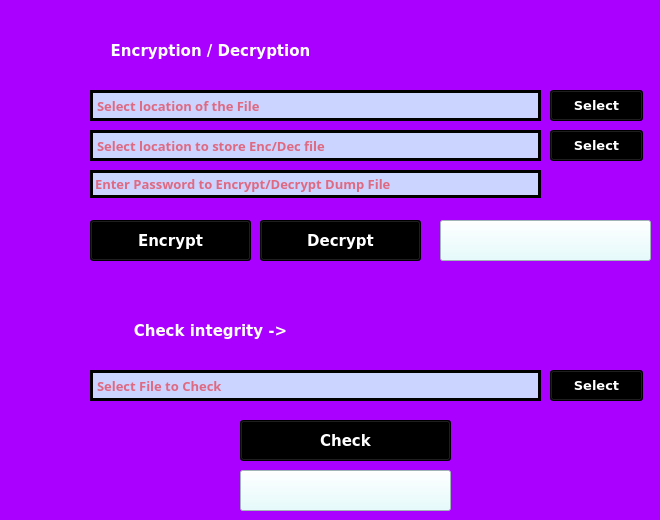
            <widget class="QWidget" name="checkpage">
             <property name="styleSheet">
              <string notr="true">background-color: rgb(170, 0, 255);</string>
             </property>
             <widget class="QTextEdit" name="dumploc_2">
              <property name="geometry">
               <rect>
                <x>90</x>
                <y>90</y>
                <width>451</width>
                <height>31</height>
               </rect>
              </property>
              <property name="font">
               <font>
                <family>inherit</family>
                <pointsize>10</pointsize>
                <bold>true</bold>
               </font>
              </property>
              <property name="acceptDrops">
               <bool>false</bool>
              </property>
              <property name="styleSheet">
               <string notr="true">color: rgb(241, 0, 4);
background-color: rgb(203, 211, 255);

border:3px solid;
border-radius:20px;


font-family: inherit;
</string>
              </property>
              <property name="html">
               <string>&lt;!DOCTYPE HTML PUBLIC &quot;-//W3C//DTD HTML 4.0//EN&quot; &quot;http://www.w3.org/TR/REC-html40/strict.dtd&quot;&gt;
&lt;html&gt;&lt;head&gt;&lt;meta name=&quot;qrichtext&quot; content=&quot;1&quot; /&gt;&lt;meta charset=&quot;utf-8&quot; /&gt;&lt;style type=&quot;text/css&quot;&gt;
p, li { white-space: pre-wrap; }
hr { height: 1px; border-width: 0; }
li.unchecked::marker { content: &quot;\2610&quot;; }
li.checked::marker { content: &quot;\2612&quot;; }
&lt;/style&gt;&lt;/head&gt;&lt;body style=&quot; font-family:'inherit'; font-size:10pt; font-weight:700; font-style:normal;&quot;&gt;
&lt;p style=&quot;-qt-paragraph-type:empty; margin-top:0px; margin-bottom:0px; margin-left:0px; margin-right:0px; -qt-block-indent:0; text-indent:0px; font-family:'MS Shell Dlg 2'; font-size:7.8pt; font-weight:400;&quot;&gt;&lt;br /&gt;&lt;/p&gt;&lt;/body&gt;&lt;/html&gt;</string>
              </property>
              <property name="placeholderText">
               <string>Select location of the File</string>
              </property>
             </widget>
             <widget class="QPushButton" name="selectfile">
              <property name="geometry">
               <rect>
                <x>550</x>
                <y>90</y>
                <width>93</width>
                <height>31</height>
               </rect>
              </property>
              <property name="font">
               <font>
                <family>Verdana</family>
                <pointsize>10</pointsize>
                <bold>true</bold>
               </font>
              </property>
              <property name="styleSheet">
               <string notr="true">color: rgb(255, 255, 255);
background-color: rgb(0, 0, 0);</string>
              </property>
              <property name="text">
               <string>Select</string>
              </property>
             </widget>
             <widget class="QPushButton" name="encbtn">
              <property name="enabled">
               <bool>true</bool>
              </property>
              <property name="geometry">
               <rect>
                <x>90</x>
                <y>220</y>
                <width>161</width>
                <height>41</height>
               </rect>
              </property>
              <property name="font">
               <font>
                <family>Verdana</family>
                <pointsize>11</pointsize>
                <bold>true</bold>
               </font>
              </property>
              <property name="styleSheet">
               <string notr="true">QPushButton{color: rgb(255, 255, 255);
background-color: rgb(0, 0, 0);}
QPushButton:disabled {
  
	background-color: rgb(95, 95, 95);
   
	
    }</string>
              </property>
              <property name="text">
               <string>Encrypt</string>
              </property>
             </widget>
             <widget class="QPushButton" name="decbtn">
              <property name="enabled">
               <bool>true</bool>
              </property>
              <property name="geometry">
               <rect>
                <x>260</x>
                <y>220</y>
                <width>161</width>
                <height>41</height>
               </rect>
              </property>
              <property name="font">
               <font>
                <family>Verdana</family>
                <pointsize>11</pointsize>
                <bold>true</bold>
               </font>
              </property>
              <property name="styleSheet">
               <string notr="true">QPushButton{color: rgb(255, 255, 255);
background-color: rgb(0, 0, 0);}
QPushButton:disabled {
  
	background-color: rgb(95, 95, 95);
   
	
    }</string>
              </property>
              <property name="text">
               <string>Decrypt</string>
              </property>
             </widget>
             <widget class="QPushButton" name="checkbtn">
              <property name="enabled">
               <bool>true</bool>
              </property>
              <property name="geometry">
               <rect>
                <x>240</x>
                <y>420</y>
                <width>211</width>
                <height>41</height>
               </rect>
              </property>
              <property name="font">
               <font>
                <family>Verdana</family>
                <pointsize>11</pointsize>
                <bold>true</bold>
               </font>
              </property>
              <property name="styleSheet">
               <string notr="true">QPushButton{color: rgb(255, 255, 255);
background-color: rgb(0, 0, 0);}
QPushButton:disabled {
  
	background-color: rgb(95, 95, 95);
   
	
    }</string>
              </property>
              <property name="text">
               <string>Check</string>
              </property>
             </widget>
             <widget class="QLineEdit" name="linepass">
              <property name="enabled">
               <bool>true</bool>
              </property>
              <property name="geometry">
               <rect>
                <x>90</x>
                <y>170</y>
                <width>451</width>
                <height>28</height>
               </rect>
              </property>
              <property name="font">
               <font>
                <family>inherit</family>
                <pointsize>10</pointsize>
                <bold>true</bold>
               </font>
              </property>
              <property name="accessibleDescription">
               <string>ss</string>
              </property>
              <property name="styleSheet">
               <string notr="true">QLineEdit{color: rgb(241, 0, 4);
background-color: rgb(203, 211, 255);

border:3px solid;
border-radius:20px;


font-family: inherit;}
QLineEdit: disabled {
    
	background-color: rgb(255, 0, 4);
}</string>
              </property>
              <property name="echoMode">
               <enum>QLineEdit::Password</enum>
              </property>
              <property name="placeholderText">
               <string>Enter Password to Encrypt/Decrypt Dump File</string>
              </property>
             </widget>
             <widget class="QTextEdit" name="dumploc_3">
              <property name="geometry">
               <rect>
                <x>90</x>
                <y>370</y>
                <width>451</width>
                <height>31</height>
               </rect>
              </property>
              <property name="font">
               <font>
                <family>inherit</family>
                <pointsize>10</pointsize>
                <bold>true</bold>
               </font>
              </property>
              <property name="acceptDrops">
               <bool>false</bool>
              </property>
              <property name="styleSheet">
               <string notr="true">color: rgb(241, 0, 4);
background-color: rgb(203, 211, 255);

border:3px solid;
border-radius:20px;


font-family: inherit;
</string>
              </property>
              <property name="html">
               <string>&lt;!DOCTYPE HTML PUBLIC &quot;-//W3C//DTD HTML 4.0//EN&quot; &quot;http://www.w3.org/TR/REC-html40/strict.dtd&quot;&gt;
&lt;html&gt;&lt;head&gt;&lt;meta name=&quot;qrichtext&quot; content=&quot;1&quot; /&gt;&lt;meta charset=&quot;utf-8&quot; /&gt;&lt;style type=&quot;text/css&quot;&gt;
p, li { white-space: pre-wrap; }
hr { height: 1px; border-width: 0; }
li.unchecked::marker { content: &quot;\2610&quot;; }
li.checked::marker { content: &quot;\2612&quot;; }
&lt;/style&gt;&lt;/head&gt;&lt;body style=&quot; font-family:'inherit'; font-size:10pt; font-weight:700; font-style:normal;&quot;&gt;
&lt;p style=&quot;-qt-paragraph-type:empty; margin-top:0px; margin-bottom:0px; margin-left:0px; margin-right:0px; -qt-block-indent:0; text-indent:0px; font-family:'MS Shell Dlg 2'; font-size:7.8pt; font-weight:400;&quot;&gt;&lt;br /&gt;&lt;/p&gt;&lt;/body&gt;&lt;/html&gt;</string>
              </property>
              <property name="placeholderText">
               <string>Select File to Check</string>
              </property>
             </widget>
             <widget class="QPushButton" name="checkselect">
              <property name="geometry">
               <rect>
                <x>550</x>
                <y>370</y>
                <width>93</width>
                <height>31</height>
               </rect>
              </property>
              <property name="font">
               <font>
                <family>Verdana</family>
                <pointsize>10</pointsize>
                <bold>true</bold>
               </font>
              </property>
              <property name="styleSheet">
               <string notr="true">color: rgb(255, 255, 255);
background-color: rgb(0, 0, 0);</string>
              </property>
              <property name="text">
               <string>Select</string>
              </property>
             </widget>
             <widget class="QPushButton" name="dumpbtn_5">
              <property name="enabled">
               <bool>true</bool>
              </property>
              <property name="geometry">
               <rect>
                <x>90</x>
                <y>310</y>
                <width>241</width>
                <height>41</height>
               </rect>
              </property>
              <property name="font">
               <font>
                <family>Verdana</family>
                <pointsize>11</pointsize>
                <bold>true</bold>
               </font>
              </property>
              <property name="styleSheet">
               <string notr="true">QPushButton{color: rgb(255, 255, 255);
	
	background-color: rgb(255, 0, 0);
}</string>
              </property>
              <property name="text">
               <string>Check integrity -&gt;</string>
              </property>
              <property name="flat">
               <bool>true</bool>
              </property>
             </widget>
             <widget class="QPushButton" name="dumpbtn_6">
              <property name="enabled">
               <bool>true</bool>
              </property>
              <property name="geometry">
               <rect>
                <x>90</x>
                <y>30</y>
                <width>241</width>
                <height>41</height>
               </rect>
              </property>
              <property name="font">
               <font>
                <family>Verdana</family>
                <pointsize>11</pointsize>
                <bold>true</bold>
               </font>
              </property>
              <property name="styleSheet">
               <string notr="true">QPushButton{color: rgb(255, 255, 255);
	
	background-color: rgb(255, 0, 0);
}</string>
              </property>
              <property name="text">
               <string>Encryption / Decryption</string>
              </property>
              <property name="flat">
               <bool>true</bool>
              </property>
             </widget>
             <widget class="QPushButton" name="checkbtn_2">
              <property name="enabled">
               <bool>true</bool>
              </property>
              <property name="geometry">
               <rect>
                <x>240</x>
                <y>470</y>
                <width>211</width>
                <height>41</height>
               </rect>
              </property>
              <property name="font">
               <font>
                <family>Verdana</family>
                <pointsize>11</pointsize>
                <bold>true</bold>
               </font>
              </property>
              <property name="styleSheet">
               <string notr="true">QPushButton{
	background-color: rgb(224, 253, 255);}
QPushButton:disabled {
  
	background-color: rgb(95, 95, 95);
   
	
    }</string>
              </property>
              <property name="text">
               <string/>
              </property>
             </widget>
             <widget class="QPushButton" name="checkbtn_3">
              <property name="enabled">
               <bool>true</bool>
              </property>
              <property name="geometry">
               <rect>
                <x>440</x>
                <y>220</y>
                <width>211</width>
                <height>41</height>
               </rect>
              </property>
              <property name="font">
               <font>
                <family>Verdana</family>
                <pointsize>11</pointsize>
                <bold>true</bold>
               </font>
              </property>
              <property name="styleSheet">
               <string notr="true">QPushButton{
	background-color: rgb(224, 253, 255);}
QPushButton:disabled {
  
	background-color: rgb(95, 95, 95);
   
	
    }</string>
              </property>
              <property name="text">
               <string/>
              </property>
             </widget>
             <widget class="QPushButton" name="selectfolder">
              <property name="geometry">
               <rect>
                <x>550</x>
                <y>130</y>
                <width>93</width>
                <height>31</height>
               </rect>
              </property>
              <property name="font">
               <font>
                <family>Verdana</family>
                <pointsize>10</pointsize>
                <bold>true</bold>
               </font>
              </property>
              <property name="styleSheet">
               <string notr="true">color: rgb(255, 255, 255);
background-color: rgb(0, 0, 0);</string>
              </property>
              <property name="text">
               <string>Select</string>
              </property>
             </widget>
             <widget class="QTextEdit" name="folderlock">
              <property name="geometry">
               <rect>
                <x>90</x>
                <y>130</y>
                <width>451</width>
                <height>31</height>
               </rect>
              </property>
              <property name="font">
               <font>
                <family>inherit</family>
                <pointsize>10</pointsize>
                <bold>true</bold>
               </font>
              </property>
              <property name="acceptDrops">
               <bool>false</bool>
              </property>
              <property name="styleSheet">
               <string notr="true">color: rgb(241, 0, 4);
background-color: rgb(203, 211, 255);

border:3px solid;
border-radius:20px;


font-family: inherit;
</string>
              </property>
              <property name="html">
               <string>&lt;!DOCTYPE HTML PUBLIC &quot;-//W3C//DTD HTML 4.0//EN&quot; &quot;http://www.w3.org/TR/REC-html40/strict.dtd&quot;&gt;
&lt;html&gt;&lt;head&gt;&lt;meta name=&quot;qrichtext&quot; content=&quot;1&quot; /&gt;&lt;meta charset=&quot;utf-8&quot; /&gt;&lt;style type=&quot;text/css&quot;&gt;
p, li { white-space: pre-wrap; }
hr { height: 1px; border-width: 0; }
li.unchecked::marker { content: &quot;\2610&quot;; }
li.checked::marker { content: &quot;\2612&quot;; }
&lt;/style&gt;&lt;/head&gt;&lt;body style=&quot; font-family:'inherit'; font-size:10pt; font-weight:700; font-style:normal;&quot;&gt;
&lt;p style=&quot;-qt-paragraph-type:empty; margin-top:0px; margin-bottom:0px; margin-left:0px; margin-right:0px; -qt-block-indent:0; text-indent:0px; font-family:'MS Shell Dlg 2'; font-size:7.8pt; font-weight:400;&quot;&gt;&lt;br /&gt;&lt;/p&gt;&lt;/body&gt;&lt;/html&gt;</string>
              </property>
              <property name="placeholderText">
               <string>Select location to store Enc/Dec file</string>
              </property>
             </widget>
            </widget>
